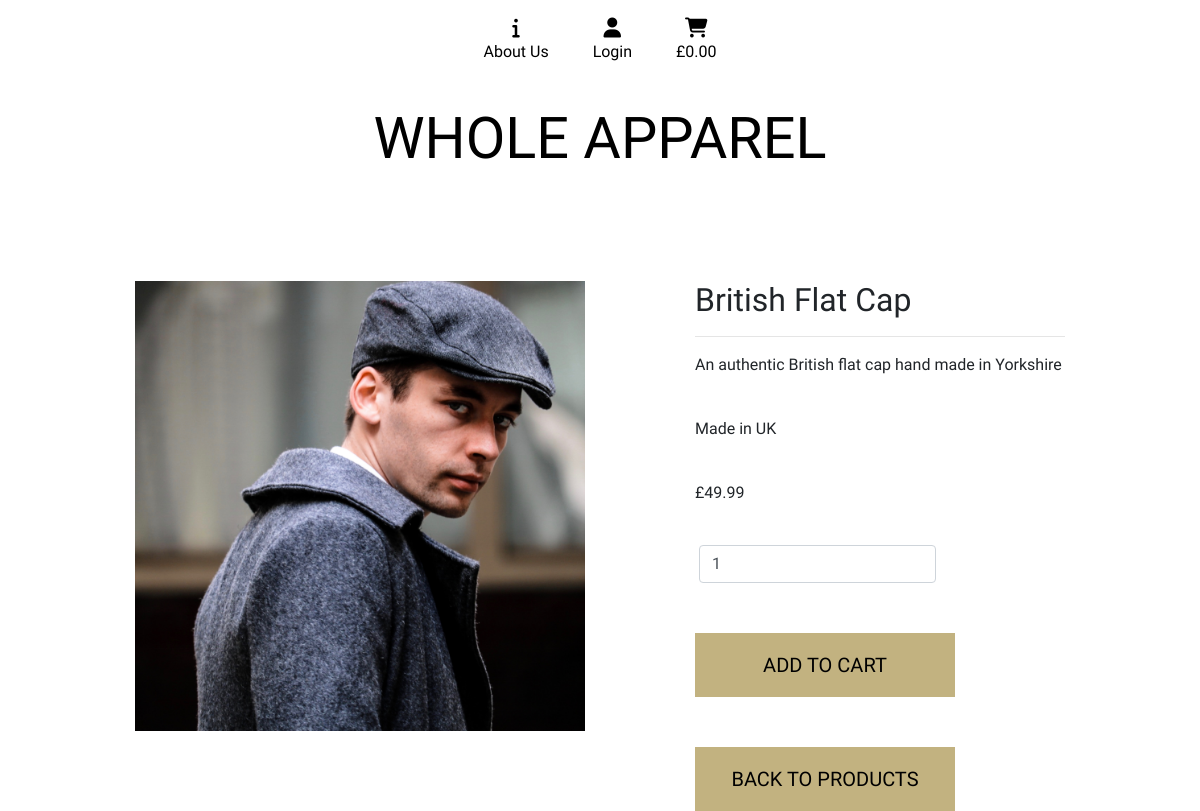
/products/1, run on the app's committed database.
### products/models.py (models this page shows, shortened)
class Product(models.Model):
    category = models.ForeignKey('Category', null=True, blank=True, on_delete=models.SET_NULL)
    name = models.CharField(max_length=100)
    description = models.CharField(max_length=250)
    nation_of_origin = models.CharField(max_length=20)
    price = models.DecimalField(max_digits=6, decimal_places=2)
    image_url = models.URLField(max_length=1024, null=True, blank=True)
    image = models.ImageField(null=True, blank=True)

### products/views.py (the view)
# urls.py: path('<product_id>', views.get_product, name='get_product'),
def get_product(request, product_id):
    product = get_object_or_404(Product, pk=product_id)
    context = {
        'product': product,
    }
    return render(request, 'products/get_product.html', context)

### cart/contexts.py (called while the page is built, shortened)
def cart_contents(request):
    cart_items = []
    total = 0
    product_count = 0
    cart = request.session.get('cart', {})
    cart_plus_ship = total
    context = {
        'cart_items': cart_items,
        'total': total,
        'product_count': product_count,
        'cart_plus_ship': cart_plus_ship,
    }
    return context

### products/templates/products/get_product.html (shortened to what this page needs)
{% extends "base.html" %} {% load static %} {% block page_header %}
<div class="container spacer">
</div>
{% endblock %} {% block content %}
<div class="container">
  <div class="row">
    <div class="col-sm-12 col-md-6">
      <img
        class="get-product-image"
        src="{{ product.image.url }}"
        alt="{{ product.name }}"
      />
    </div>
    <div class="col-md-1"></div>
    <div class="col-sm-12 col-md-5">
      <h2>{{ product.name }}</h2>
      <hr />
      <p>{{ product.description }}</p>
      <br />
      <p>Made in {{ product.nation_of_origin }}</p>
      <br />
      <p>£{{ product.price }}</p>
      <br />
      <form class="form" method="POST" action="{% url 'add_to_cart' product.id %}">
        <div class="addcart_form row">
          <div class="col-8 row mx-1 input-group">
            <input
              class="form-control quantity"
              name="quantity"
              type="number"
              value="1"
              min="1"
              max="99"
              data-item_id="{{ product.id }}"
              id="id_qty_{{ product.id }}"
            />
          </div>
          <div class="col-12">
            <input
              type="submit"
              class="get-products-button btn btn-lg rounded-0 text-uppercase py-3 exo"
              value="Add to Cart"
              ></input>
          </div>
          <div class="col-12">
              <a href="{% url 'products' %}" class="get-products-button btn btn-lg rounded-0 text-uppercase py-3 exo">Back to Products</a>
          </div>
        </div>
      </form>
    </div>
  </div>
</div>
{% endblock %}

### static/css/base.css (style rules this page uses)
html { height: 100%; }
body { height: calc(100vh - 164px); font-family: "Exo 2", sans-serif; }
.get-products-button { background: #c2b280; color: black; min-width: 260px; margin-top: 50px; }
.spacer { height: 100px; }
.get-product-image { width: 100%; }
@media (min-width: 1200px) { .container { max-width: 80%; } }

### data on the page
Product: image (picture), name "British Flat Cap", description "An authentic British flat cap hand made in Yorkshire", nation_of_origin "UK", price "49.99", quantity "1"
